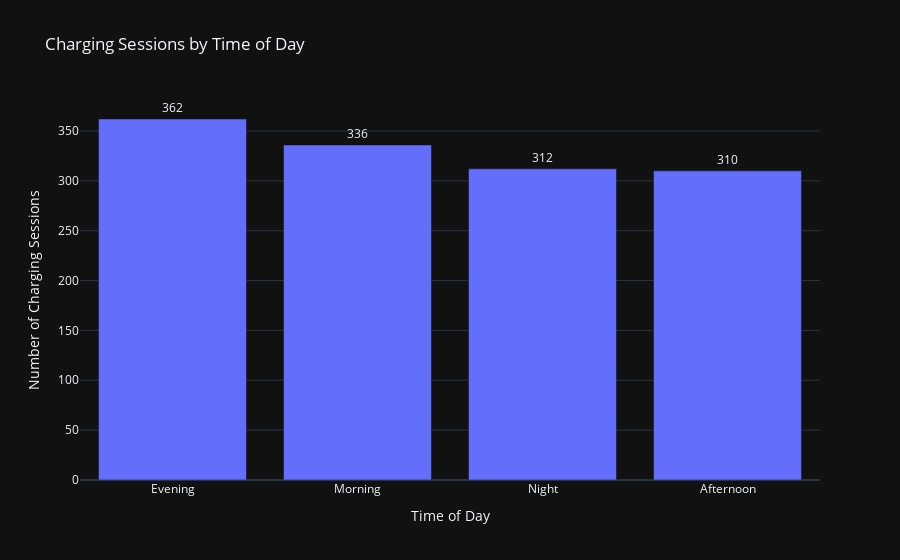

Here is the notebook cell this chart was saved with:
### Code cell
# Count the number of charging sessions per time of day
charging_sessions_by_time = df['Time of Day'].value_counts().reset_index()
charging_sessions_by_time.columns = ['Time of Day', 'Charging Sessions']

# Create a Plotly bar chart
fig_time_of_day = px.bar(charging_sessions_by_time, x='Time of Day', y='Charging Sessions',
                         title='Charging Sessions by Time of Day',
                         labels={'Time of Day': 'Time of Day', 'Charging Sessions': 'Number of Charging Sessions'},
                         text='Charging Sessions',template='plotly_dark')

fig_time_of_day.update_traces(textposition='outside')
fig_time_of_day.show()

### Figure 1 — Plotly figure (JSON) as saved in the notebook; plotly's stock layout.template omitted (floating-point values rounded to 4 significant figures)
{"data": [{"hovertemplate": "Time of Day=%{x}<br>Number of Charging Sessions=%{text}<extra></extra>", "legendgroup": "", "marker": {"color": "#636efa", "pattern": {"shape": ""}}, "name": "", "orientation": "v", "showlegend": false, "text": [362.0, 336.0, 312.0, 310.0], "textposition": "outside", "type": "bar", "x": ["Evening", "Morning", "Night", "Afternoon"], "xaxis": "x", "y": [362, 336, 312, 310], "yaxis": "y"}], "layout": {"barmode": "relative", "legend": {"tracegroupgap": 0}, "title": {"text": "Charging Sessions by Time of Day"}, "xaxis": {"anchor": "y", "domain": [0, 1], "title": {"text": "Time of Day"}}, "yaxis": {"anchor": "x", "domain": [0, 1], "title": {"text": "Number of Charging Sessions"}}}}
